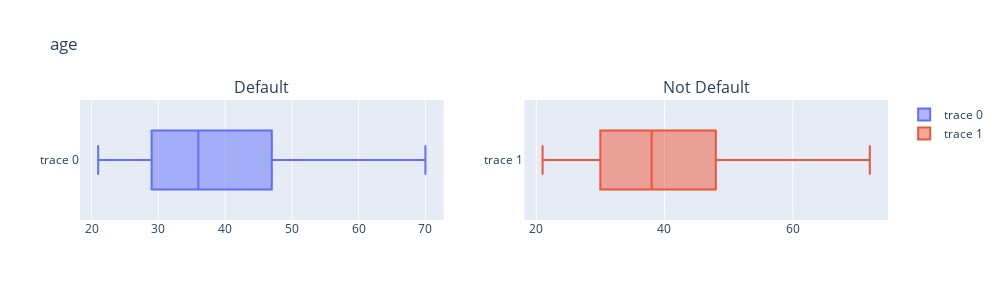
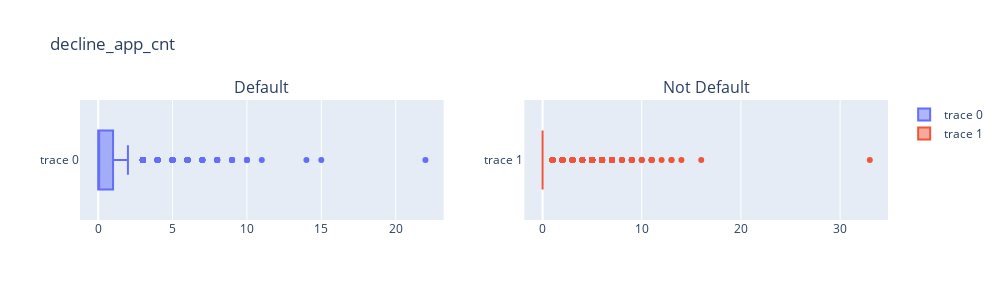
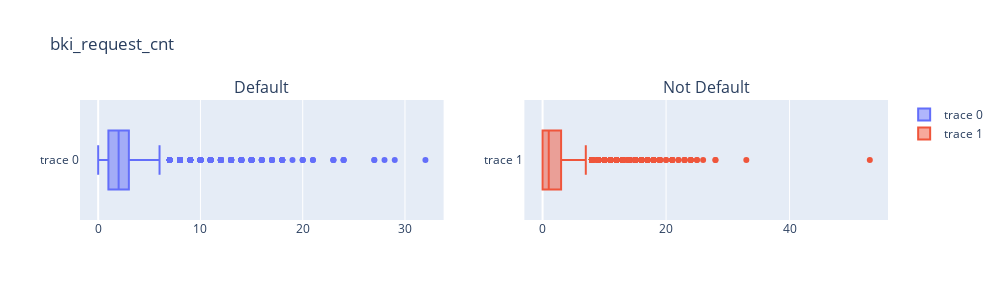
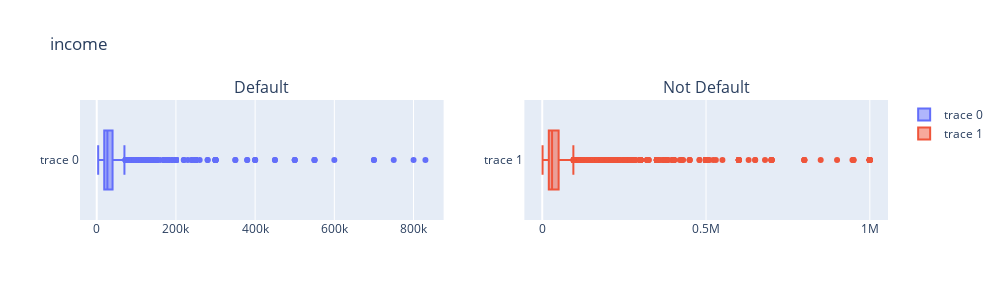

The code cell stored with these charts, in order, in its notebook:
### Code cell
for i in num_cols:
    fig = make_subplots(
        rows=1, cols=2,
        subplot_titles=("Default", "Not Default"))
    fig.add_trace(
        go.Box(x = train[i][train.default==1]), row=1, col=1
    )
    fig.add_trace(
        go.Box(x = train[i][train.default==0]), row=1, col=2
    )    
    fig.update_layout(width = 1000, height = 300, title = i)
    fig.show()

### Figure 1 — Plotly figure (JSON) as saved in the notebook; plotly's stock layout.template omitted (floating-point values rounded to 4 significant figures; data arrays with more than 128 entries replaced by an {"elided": "..."} marker saying what was removed)
{"data": [{"type": "box", "x": {"elided": "6312 int values"}, "xaxis": "x", "yaxis": "y"}, {"type": "box", "x": {"elided": "43133 int values"}, "xaxis": "x2", "yaxis": "y2"}], "layout": {"annotations": [{"font": {"size": 16}, "showarrow": false, "text": "Default", "x": 0.225, "xanchor": "center", "xref": "paper", "y": 1, "yanchor": "bottom", "yref": "paper"}, {"font": {"size": 16}, "showarrow": false, "text": "Not Default", "x": 0.775, "xanchor": "center", "xref": "paper", "y": 1, "yanchor": "bottom", "yref": "paper"}], "height": 300, "title": {"text": "age"}, "width": 1000, "xaxis": {"anchor": "y", "domain": [0, 0.45]}, "xaxis2": {"anchor": "y2", "domain": [0.55, 1]}, "yaxis": {"anchor": "x", "domain": [0, 1]}, "yaxis2": {"anchor": "x2", "domain": [0, 1]}}}

### Figure 2 — Plotly figure (JSON) as saved in the notebook; plotly's stock layout.template omitted (floating-point values rounded to 4 significant figures; data arrays with more than 128 entries replaced by an {"elided": "..."} marker saying what was removed)
{"data": [{"type": "box", "x": {"elided": "6312 int values"}, "xaxis": "x", "yaxis": "y"}, {"type": "box", "x": {"elided": "43133 int values"}, "xaxis": "x2", "yaxis": "y2"}], "layout": {"annotations": [{"font": {"size": 16}, "showarrow": false, "text": "Default", "x": 0.225, "xanchor": "center", "xref": "paper", "y": 1, "yanchor": "bottom", "yref": "paper"}, {"font": {"size": 16}, "showarrow": false, "text": "Not Default", "x": 0.775, "xanchor": "center", "xref": "paper", "y": 1, "yanchor": "bottom", "yref": "paper"}], "height": 300, "title": {"text": "decline_app_cnt"}, "width": 1000, "xaxis": {"anchor": "y", "domain": [0, 0.45]}, "xaxis2": {"anchor": "y2", "domain": [0.55, 1]}, "yaxis": {"anchor": "x", "domain": [0, 1]}, "yaxis2": {"anchor": "x2", "domain": [0, 1]}}}

### Figure 3 — Plotly figure (JSON) as saved in the notebook; plotly's stock layout.template omitted (floating-point values rounded to 4 significant figures; data arrays with more than 128 entries replaced by an {"elided": "..."} marker saying what was removed)
{"data": [{"type": "box", "x": {"elided": "6312 int values"}, "xaxis": "x", "yaxis": "y"}, {"type": "box", "x": {"elided": "43133 int values"}, "xaxis": "x2", "yaxis": "y2"}], "layout": {"annotations": [{"font": {"size": 16}, "showarrow": false, "text": "Default", "x": 0.225, "xanchor": "center", "xref": "paper", "y": 1, "yanchor": "bottom", "yref": "paper"}, {"font": {"size": 16}, "showarrow": false, "text": "Not Default", "x": 0.775, "xanchor": "center", "xref": "paper", "y": 1, "yanchor": "bottom", "yref": "paper"}], "height": 300, "title": {"text": "bki_request_cnt"}, "width": 1000, "xaxis": {"anchor": "y", "domain": [0, 0.45]}, "xaxis2": {"anchor": "y2", "domain": [0.55, 1]}, "yaxis": {"anchor": "x", "domain": [0, 1]}, "yaxis2": {"anchor": "x2", "domain": [0, 1]}}}

### Figure 4 — Plotly figure (JSON) as saved in the notebook; plotly's stock layout.template omitted (floating-point values rounded to 4 significant figures; data arrays with more than 128 entries replaced by an {"elided": "..."} marker saying what was removed)
{"data": [{"type": "box", "x": {"elided": "6312 int values"}, "xaxis": "x", "yaxis": "y"}, {"type": "box", "x": {"elided": "43133 int values"}, "xaxis": "x2", "yaxis": "y2"}], "layout": {"annotations": [{"font": {"size": 16}, "showarrow": false, "text": "Default", "x": 0.225, "xanchor": "center", "xref": "paper", "y": 1, "yanchor": "bottom", "yref": "paper"}, {"font": {"size": 16}, "showarrow": false, "text": "Not Default", "x": 0.775, "xanchor": "center", "xref": "paper", "y": 1, "yanchor": "bottom", "yref": "paper"}], "height": 300, "title": {"text": "income"}, "width": 1000, "xaxis": {"anchor": "y", "domain": [0, 0.45]}, "xaxis2": {"anchor": "y2", "domain": [0.55, 1]}, "yaxis": {"anchor": "x", "domain": [0, 1]}, "yaxis2": {"anchor": "x2", "domain": [0, 1]}}}
